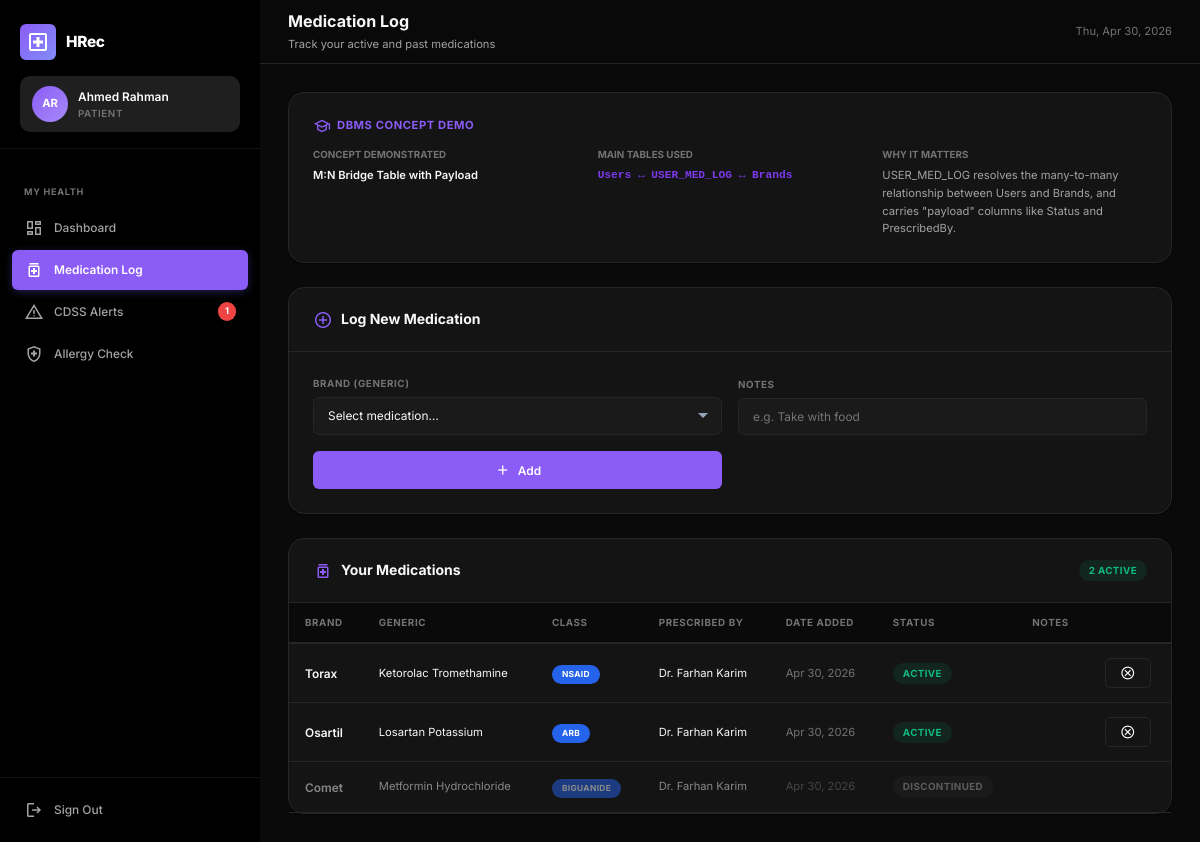
Screenshot of /pages/medication_log.php (signed in) with the database file from the repository.
### tables this page shows
CREATE TABLE USER_MED_LOG (
    LogID        INT AUTO_INCREMENT PRIMARY KEY,
    UserID       INT NOT NULL,
    BrandID      INT NOT NULL,
    PrescribedBy INT DEFAULT NULL,
    Status       ENUM('Active', 'Discontinued', 'Completed') NOT NULL DEFAULT 'Active',
    DateAdded    DATETIME DEFAULT CURRENT_TIMESTAMP,
    Notes        TEXT,
    FOREIGN KEY (UserID)       REFERENCES Users(UserID)   ON DELETE CASCADE,
    FOREIGN KEY (BrandID)      REFERENCES Brands(BrandID),
    FOREIGN KEY (PrescribedBy) REFERENCES Doctors(UserID) ON DELETE SET NULL
);

CREATE TABLE Brands (
    BrandID      INT AUTO_INCREMENT PRIMARY KEY,
    GenericID    INT NOT NULL,
    BrandName    VARCHAR(100) NOT NULL,
    Manufacturer VARCHAR(100),
    UnitPrice    DECIMAL(10,2),
    Stock        INT DEFAULT 50 CHECK (Stock >= 0),
    Ratings      JSON,
    FOREIGN KEY (GenericID) REFERENCES Generics(GenericID) ON DELETE CASCADE
);

CREATE TABLE Generics (
    GenericID       INT AUTO_INCREMENT PRIMARY KEY,
    GenericName     VARCHAR(100) NOT NULL UNIQUE,
    DrugClass       VARCHAR(100) DEFAULT NULL,
    TypicalDuration VARCHAR(100) DEFAULT 'As prescribed',
    BlackBoxWarn    TINYINT(1)   NOT NULL DEFAULT 0,
    StopIfCondition TEXT,
    DietWarning     TEXT
);

CREATE TABLE Users (
    UserID       INT AUTO_INCREMENT PRIMARY KEY,
    FullName     VARCHAR(100) NOT NULL,
    Email        VARCHAR(100) NOT NULL UNIQUE,
    PasswordHash VARCHAR(255) NOT NULL,
    DOB          DATE,
    Role         ENUM('Patient', 'Doctor', 'Pharmacist') NOT NULL DEFAULT 'Patient',
    CreatedAt    DATETIME DEFAULT CURRENT_TIMESTAMP
);

### pages/medication_log.php (the view, shortened to what this page needs)
<?php
require_once __DIR__ . '/../db.php';
$uid = currentUserId();
$meds = $pdo->prepare('SELECT uml.*, b.BrandName, b.Manufacturer, g.GenericName, g.DrugClass, d.UserID as DocUID, u2.FullName as DoctorName
    FROM USER_MED_LOG uml
    JOIN Brands b ON uml.BrandID = b.BrandID
    JOIN Generics g ON b.GenericID = g.GenericID
    LEFT JOIN Doctors d ON uml.PrescribedBy = d.UserID
    LEFT JOIN Users u2 ON d.UserID = u2.UserID
    WHERE uml.UserID = ?
    ORDER BY uml.Status ASC, uml.DateAdded DESC');
$meds->execute([$uid]);
$medList = $meds->fetchAll();
include __DIR__ . '/../includes/header.php';
?>
<div class="page-content">
  <?php include __DIR__ . '/../includes/dbms_panel.php'; ?>
  <div class="card mb-24 stagger-1">
    <div class="card-header"><h2 class="card-title"><span class="material-symbols-outlined">add_circle</span> Log New Medication</h2></div>
    <div class="card-body">
      <form method="POST" class="form-row" style="align-items:flex-end;gap:16px;">
        <div class="form-group" style="flex:2">
          <label class="form-label" for="brand_id">Brand (Generic)</label>
          <select class="form-control" name="brand_id" id="brand_id" required>
            <option value="">Select medication…</option>
          </select>
        </div>
        <div class="form-group" style="flex:1">
          <label class="form-label" for="notes">Notes</label>
          <input class="form-control" type="text" name="notes" id="notes" placeholder="e.g. Take with food">
        </div>
        <button class="btn btn-primary" type="submit"><span class="material-symbols-outlined">add</span> Add</button>
      </form>
    </div>
  </div>
  <div class="card stagger-2">
    <div class="card-header">
      <h2 class="card-title"><span class="material-symbols-outlined">medication</span> Your Medications</h2>
      <span class="badge badge-active"><?= count(array_filter($medList, fn($m) => $m['Status'] === 'Active')) ?> Active</span>
    </div>
    <div class="table-wrap">
      <table>
        <thead><tr>
          <th>Brand</th><th>Generic</th><th>Class</th><th>Prescribed By</th><th>Date Added</th><th>Status</th><th>Notes</th><th></th>
        </tr></thead>
        <tbody>
          <?php foreach ($medList as $m): ?>
            <tr<?= $m['Status'] !== 'Active' ? ' style="opacity:.5"' : '' ?>>
              <td class="fw-600"><?= htmlspecialchars($m['BrandName']) ?></td>
              <td class="text-sm"><?= htmlspecialchars($m['GenericName']) ?></td>
              <td><span class="badge badge-low" style="font-size:.6rem"><?= htmlspecialchars($m['DrugClass'] ?? '—') ?></span></td>
              <td class="text-sm"><?= $m['DoctorName'] ? htmlspecialchars($m['DoctorName']) : '<span class="text-muted">Self</span>' ?></td>
              <td class="text-sm text-muted"><?= date('M j, Y', strtotime($m['DateAdded'])) ?></td>
              <td><span class="badge badge-<?= strtolower($m['Status']) ?>"><?= $m['Status'] ?></span></td>
              <td class="text-sm text-muted"><?= htmlspecialchars($m['Notes'] ?? '') ?></td>
              <td>
                <?php if ($m['Status'] === 'Active'): ?>
                  <form method="POST" style="display:inline">
                    <button class="btn btn-sm btn-outline" type="submit" data-confirm="Discontinue this medication?">
                      <span class="material-symbols-outlined" style="font-size:16px">cancel</span>
                    </button>
                  </form>
                <?php endif; ?>
              </td>
            </tr>
          <?php endforeach; ?>
        </tbody>
      </table>
    </div>
  </div>
</div>
<?php include __DIR__ . '/../includes/footer.php'; ?>

### css/style.css (style rules this page uses)
:root { color-scheme: dark; --bg: #0a0a0a; --bg-card: #141414; --surface: #141414; --bg-sidebar: #000000; --bg-sidebar-hover: #1f1f1f; --bg-sidebar-active: #292929; --bg-input: #1a1a1a; --text-primary: #f8f8f8; --text-secondary: #a3a3a3; --text-muted: #737373; --text-sidebar: #a3a3a3; --text-sidebar-active: #ffffff; --border: #262626; --border-focus: #8b5cf6; --accent: #8b5cf6; --accent-hover: #7c3aed; --accent-light: rgba(139, 92, 246, 0.15); --success: #10b981; --success-bg: rgba(16, 185, 129, 0.1); --warning: #f59e0b; --warning-bg: rgba(245, 158, 11, 0.1); --danger: #ef4444; --danger-bg: rgba(239, 68, 68, 0.1); --info: #3b82f6; --info-bg: rgba(59, 130, 246, 0.1); --critical-bg: #dc2626; --critical-text: #ffffff; --high-bg: #ea580c; --moderate-bg: #ca8a04; --low-bg: #2563eb; --radius-sm: 6px; --radius-md: 10px; --radius-lg: 16px; --radius-xl: 20px; --shadow-sm: 0 1px 2px rgba(0,0,0,.5); --shadow-md: 0 4px 12px rgba(0,0,0,.5); --shadow-lg: 0 10px 30px rgba(0,0,0,.6); --shadow-glow: 0 0 20px rgba(139, 92, 246, 0.25); --transition: 200ms cubic-bezier(.4,0,.2,1); --sidebar-w: 260px; --topbar-h: 64px; }
*, *::before, *::after { box-sizing: border-box; margin: 0; padding: 0; }
html { font-size: 14px; scroll-behavior: smooth; }
body { font-family: 'Inter', system-ui, -apple-system, sans-serif; background: var(--bg); color: var(--text-primary); line-height: 1.6; min-height: 100vh; -webkit-font-smoothing: antialiased; }
.page-content { padding: 28px; flex: 1; }
.card { background: var(--bg-card); border: 1px solid var(--border); border-radius: var(--radius-lg); box-shadow: var(--shadow-sm); transition: box-shadow var(--transition), transform var(--transition); }
.card-header { padding: 20px 24px; border-bottom: 1px solid var(--border); display: flex; align-items: center; justify-content: space-between; }
.card-title { font-size: 1rem; font-weight: 700; display: flex; align-items: center; gap: 8px; color: var(--text-primary); }
.card-title .material-symbols-outlined { font-size: 20px; color: var(--accent); }
.card-body { padding: 24px; }
.table-wrap { overflow-x: auto; }
table { width: 100%; border-collapse: collapse; }
thead th { font-size: .7rem; font-weight: 700; text-transform: uppercase; letter-spacing: .06em; color: var(--text-muted); padding: 12px 16px; text-align: left; border-bottom: 2px solid var(--border); background: var(--bg); position: sticky; top: 0; }
tbody td { padding: 14px 16px; font-size: .85rem; border-bottom: 1px solid var(--border); color: var(--text-primary); }
tbody tr { transition: background var(--transition); }
.badge { display: inline-flex; align-items: center; gap: 4px; padding: 3px 10px; border-radius: 20px; font-size: .7rem; font-weight: 700; text-transform: uppercase; letter-spacing: .04em; }
.badge-active { background: var(--success-bg); color: var(--success); }
.badge-discontinued { background: rgba(255,255,255,0.05); color: #a3a3a3; }
.badge-low { background: var(--low-bg); color: #fff; }
.btn { display: inline-flex; align-items: center; justify-content: center; gap: 6px; padding: 10px 20px; border: none; border-radius: var(--radius-sm); font-family: inherit; font-size: .85rem; font-weight: 600; cursor: pointer; transition: all var(--transition); text-decoration: none; white-space: nowrap; }
.btn-primary { background: var(--accent); color: #fff; }
.btn-outline { background: transparent; color: var(--text-primary); border: 1px solid var(--border); }
.btn-sm { padding: 6px 14px; font-size: .75rem; }
.btn .material-symbols-outlined { font-size: 18px; }
.form-group { display: flex; flex-direction: column; gap: 6px; }
.form-label { font-size: .7rem; font-weight: 700; text-transform: uppercase; letter-spacing: .06em; color: var(--text-muted); }
.form-control { padding: 10px 14px; background: var(--bg-input); border: 1px solid var(--border); border-radius: var(--radius-sm); font-family: inherit; font-size: .85rem; color: var(--text-primary); transition: all var(--transition); outline: none; width: 100%; }
select.form-control { cursor: pointer; appearance: none; background-repeat: no-repeat; background-position: right 12px center; padding-right: 32px; }
select.form-control option { background: var(--surface, #141414); color: var(--text-primary); }
.form-row { display: grid; grid-template-columns: 1fr 1fr; gap: 16px; }
.mb-24 { margin-bottom: 24px; }
.fw-600 { font-weight: 600; }
.text-sm { font-size: .8rem; }
.text-muted { color: var(--text-muted); }

### rows the page displays
user_med_log: BrandID.BrandName "Torax", generics.GenericName "Ketorolac Tromethamine", generics.DrugClass "NSAID", users.FullName "Dr. Farhan Karim", DateAdded "Apr 30, 2026", Status "ACTIVE"
user_med_log: BrandID.BrandName "Osartil", generics.GenericName "Losartan Potassium", generics.DrugClass "ARB", users.FullName "Dr. Farhan Karim", DateAdded "Apr 30, 2026", Status "ACTIVE"
user_med_log: BrandID.BrandName "Comet", generics.GenericName "Metformin Hydrochloride", generics.DrugClass "BIGUANIDE", users.FullName "Dr. Farhan Karim", DateAdded "Apr 30, 2026", Status "DISCONTINUED"

### other values shown
$initials "AR"
$userName "Ahmed Rahman"
$role "PATIENT"
$flagCount "1"
$pageTitle "Medication Log"
$pageSubtitle "Track your active and past medications"
$dbmsConcept "M:N Bridge Table with Payload"
$dbmsTables "Users ↔ USER_MED_LOG ↔ Brands"
$dbmsWhy "USER_MED_LOG resolves the many-to-many relationship between Users and Brands, and carries \"payload\" columns like Status and PrescribedBy."
count(array_filter($medList, fn($m) => $m['Status'] === 'Active')) "2"
